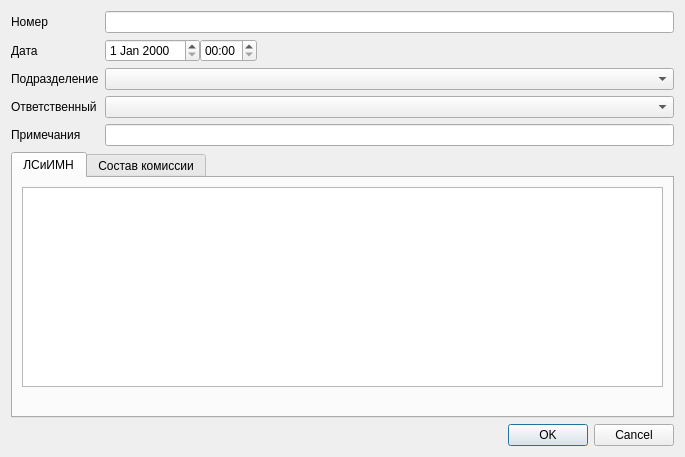
<?xml version="1.0" encoding="UTF-8"?>
<ui version="4.0">
 <class>StockUtilizationDialog</class>
 <widget class="QDialog" name="StockUtilizationDialog">
  <property name="geometry">
   <rect>
    <x>0</x>
    <y>0</y>
    <width>685</width>
    <height>457</height>
   </rect>
  </property>
  <property name="windowTitle">
   <string>Dialog</string>
  </property>
  <layout class="QGridLayout" name="gridLayout">
   <item row="2" column="0">
    <widget class="QLabel" name="lblSupplier">
     <property name="sizePolicy">
      <sizepolicy hsizetype="Maximum" vsizetype="Preferred">
       <horstretch>0</horstretch>
       <verstretch>0</verstretch>
      </sizepolicy>
     </property>
     <property name="text">
      <string>Подразделение</string>
     </property>
     <property name="buddy">
      <cstring>cmbSupplier</cstring>
     </property>
    </widget>
   </item>
   <item row="4" column="0">
    <widget class="QLabel" name="lblNote">
     <property name="text">
      <string>Примечания</string>
     </property>
     <property name="buddy">
      <cstring>edtNote</cstring>
     </property>
    </widget>
   </item>
   <item row="0" column="1">
    <widget class="QLineEdit" name="edtNumber"/>
   </item>
   <item row="0" column="0">
    <widget class="QLabel" name="lblNumber">
     <property name="text">
      <string>Номер</string>
     </property>
    </widget>
   </item>
   <item row="2" column="1">
    <widget class="CStorageComboBox" name="cmbSupplier">
     <property name="sizePolicy">
      <sizepolicy hsizetype="Expanding" vsizetype="Fixed">
       <horstretch>0</horstretch>
       <verstretch>0</verstretch>
      </sizepolicy>
     </property>
    </widget>
   </item>
   <item row="3" column="0">
    <widget class="QLabel" name="lblSupplierPerson">
     <property name="text">
      <string>Ответственный</string>
     </property>
     <property name="buddy">
      <cstring>cmbSupplierPerson</cstring>
     </property>
    </widget>
   </item>
   <item row="6" column="0" colspan="2">
    <widget class="QDialogButtonBox" name="buttonBox">
     <property name="orientation">
      <enum>Qt::Horizontal</enum>
     </property>
     <property name="standardButtons">
      <set>QDialogButtonBox::Cancel|QDialogButtonBox::Ok</set>
     </property>
    </widget>
   </item>
   <item row="1" column="0">
    <widget class="QLabel" name="lblDate">
     <property name="sizePolicy">
      <sizepolicy hsizetype="Maximum" vsizetype="Preferred">
       <horstretch>0</horstretch>
       <verstretch>0</verstretch>
      </sizepolicy>
     </property>
     <property name="text">
      <string>Дата</string>
     </property>
     <property name="buddy">
      <cstring>edtDate</cstring>
     </property>
    </widget>
   </item>
   <item row="4" column="1">
    <widget class="QLineEdit" name="edtNote"/>
   </item>
   <item row="3" column="1">
    <widget class="CPersonComboBoxEx" name="cmbSupplierPerson">
     <property name="sizePolicy">
      <sizepolicy hsizetype="Expanding" vsizetype="Fixed">
       <horstretch>0</horstretch>
       <verstretch>0</verstretch>
      </sizepolicy>
     </property>
    </widget>
   </item>
   <item row="5" column="0" colspan="2">
    <widget class="QTabWidget" name="tabWidget">
     <widget class="QWidget" name="tab">
      <attribute name="title">
       <string>ЛСиИМН</string>
      </attribute>
      <layout class="QVBoxLayout" name="verticalLayout">
       <item>
        <widget class="CInDocTableView" name="tblItems">
         <property name="sizePolicy">
          <sizepolicy hsizetype="Preferred" vsizetype="Expanding">
           <horstretch>0</horstretch>
           <verstretch>0</verstretch>
          </sizepolicy>
         </property>
        </widget>
       </item>
       <item>
        <widget class="QLabel" name="lblSummaryInfo">
         <property name="text">
          <string/>
         </property>
        </widget>
       </item>
      </layout>
     </widget>
     <widget class="QWidget" name="tab_2">
      <attribute name="title">
       <string>Состав комиссии</string>
      </attribute>
      <layout class="QVBoxLayout" name="verticalLayout_2">
       <item>
        <widget class="CInDocTableView" name="tblCommission"/>
       </item>
      </layout>
     </widget>
    </widget>
   </item>
   <item row="1" column="1">
    <widget class="QWidget" name="widget" native="true">
     <layout class="QHBoxLayout" name="horizontalLayout">
      <property name="spacing">
       <number>0</number>
      </property>
      <property name="margin">
       <number>0</number>
      </property>
      <item>
       <widget class="CDateEdit" name="edtDate">
        <property name="sizePolicy">
         <sizepolicy hsizetype="Maximum" vsizetype="Fixed">
          <horstretch>0</horstretch>
          <verstretch>0</verstretch>
         </sizepolicy>
        </property>
       </widget>
      </item>
      <item>
       <widget class="QTimeEdit" name="edtTime">
        <property name="sizePolicy">
         <sizepolicy hsizetype="Maximum" vsizetype="Fixed">
          <horstretch>0</horstretch>
          <verstretch>0</verstretch>
         </sizepolicy>
        </property>
        <property name="displayFormat">
         <string>HH:mm</string>
        </property>
       </widget>
      </item>
      <item>
       <spacer name="horizontalSpacer">
        <property name="orientation">
         <enum>Qt::Horizontal</enum>
        </property>
        <property name="sizeHint" stdset="0">
         <size>
          <width>40</width>
          <height>20</height>
         </size>
        </property>
       </spacer>
      </item>
     </layout>
    </widget>
   </item>
  </layout>
 </widget>
 <customwidgets>
  <customwidget>
   <class>CDateEdit</class>
   <extends>QDateEdit</extends>
   <header>library/DateEdit</header>
  </customwidget>
  <customwidget>
   <class>CInDocTableView</class>
   <extends>QTableView</extends>
   <header>library/InDocTable.h</header>
  </customwidget>
  <customwidget>
   <class>CPersonComboBoxEx</class>
   <extends>QComboBox</extends>
   <header>Orgs/PersonComboBoxEx.h</header>
  </customwidget>
  <customwidget>
   <class>CStorageComboBox</class>
   <extends>QComboBox</extends>
   <header>Orgs/OrgStructComboBoxes.h</header>
  </customwidget>
 </customwidgets>
 <tabstops>
  <tabstop>edtNumber</tabstop>
  <tabstop>edtDate</tabstop>
  <tabstop>edtTime</tabstop>
  <tabstop>cmbSupplier</tabstop>
  <tabstop>cmbSupplierPerson</tabstop>
  <tabstop>edtNote</tabstop>
  <tabstop>buttonBox</tabstop>
 </tabstops>
 <resources/>
 <connections>
  <connection>
   <sender>buttonBox</sender>
   <signal>accepted()</signal>
   <receiver>StockUtilizationDialog</receiver>
   <slot>accept()</slot>
   <hints>
    <hint type="sourcelabel">
     <x>248</x>
     <y>254</y>
    </hint>
    <hint type="destinationlabel">
     <x>157</x>
     <y>274</y>
    </hint>
   </hints>
  </connection>
  <connection>
   <sender>buttonBox</sender>
   <signal>rejected()</signal>
   <receiver>StockUtilizationDialog</receiver>
   <slot>reject()</slot>
   <hints>
    <hint type="sourcelabel">
     <x>316</x>
     <y>260</y>
    </hint>
    <hint type="destinationlabel">
     <x>286</x>
     <y>274</y>
    </hint>
   </hints>
  </connection>
 </connections>
</ui>
